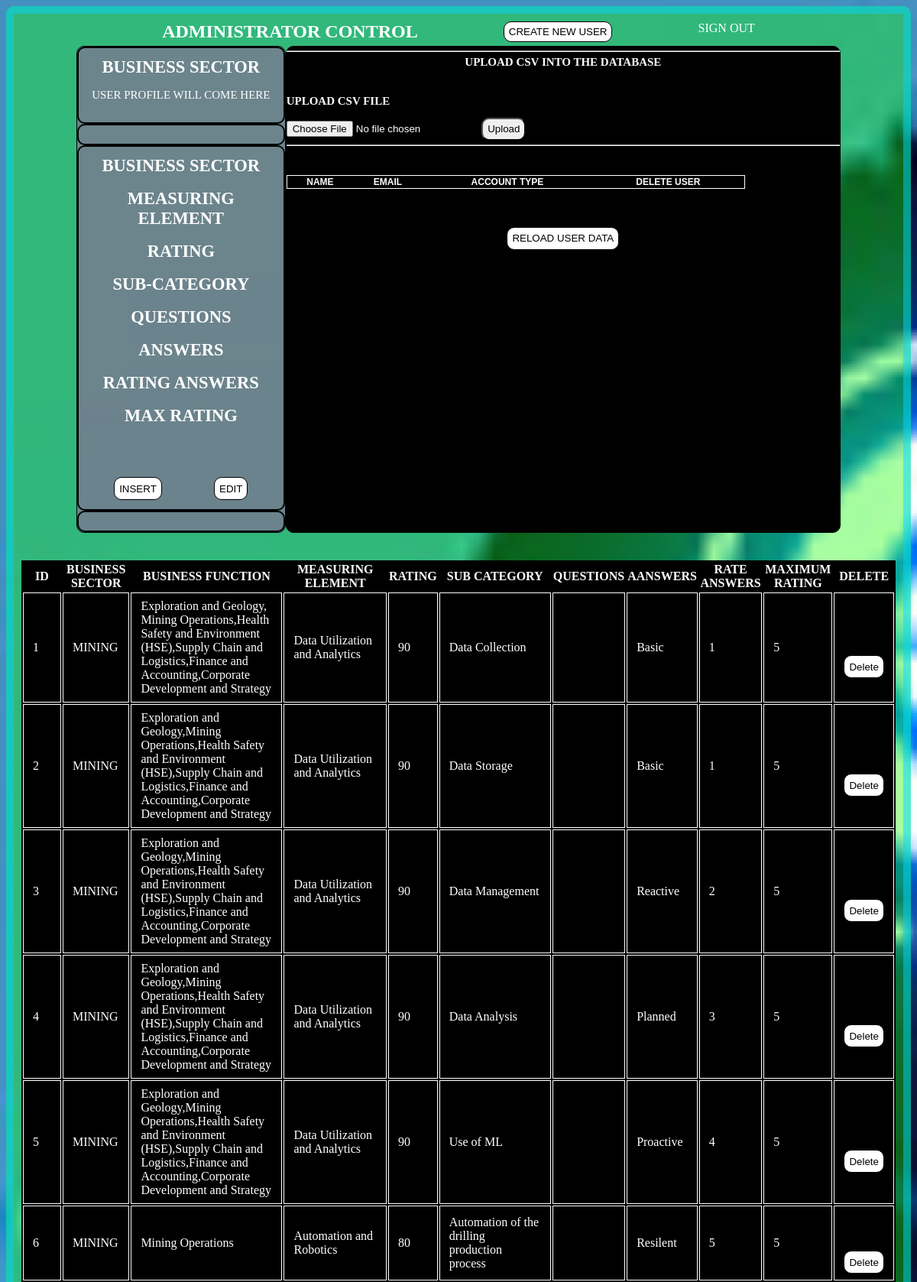
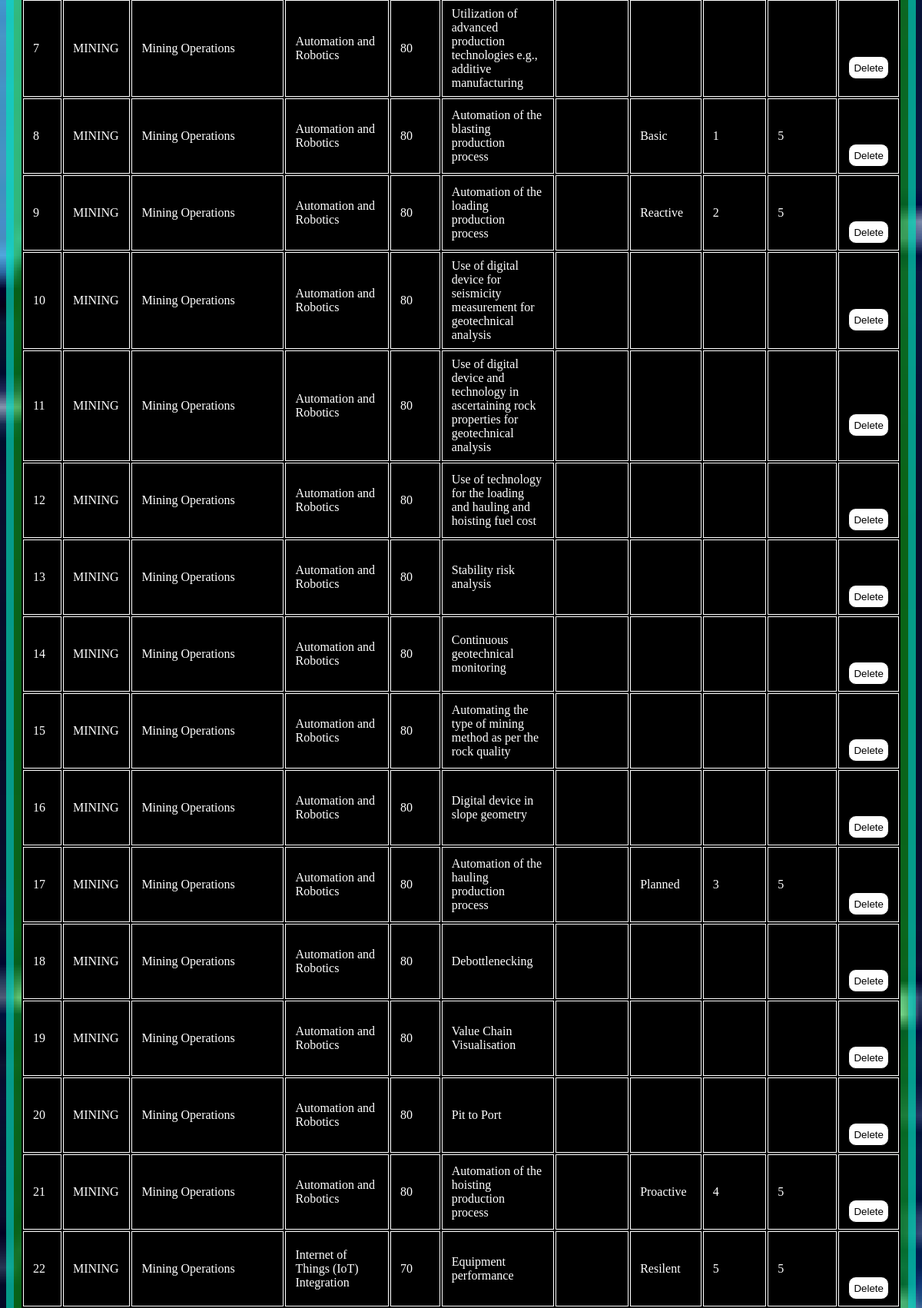
Screenshot of /view_combined_data (upper part) with the database file from the repository (2 pictures, top to bottom).
### tables this page shows
CREATE TABLE CombinedTable (
            id INTEGER PRIMARY KEY AUTOINCREMENT,
            BusinessSector TEXT,
            BusinessFunction TEXT,
            MeasuringElt TEXT,
            Rating INTEGER,
            SUbCategory TEXT,
            Questions TEXT,
            Answers TEXT,
            RateAnswer INTEGER,
            MaxRating INTEGER
        );

### app.py (the view)
@app.route('/view_combined_data', methods=['GET', 'POST'])
def view_combined_data():
    connection = sqlite3.connect('database.db')
    cursor = connection.cursor()
    cursor.execute('''
        SELECT id, BusinessSector, BusinessFunction, MeasuringElt, Rating, SUbCategory, Questions, Answers, RateAnswer, MaxRating
        FROM CombinedTable
    ''')
    combined_data = cursor.fetchall()
    connection.close()
    return render_template('administrator.html', combined_data=combined_data)

### templates/administrator.html (shortened to what this page needs)
<!DOCTYPE html>
<html lang="en">
<head>
    <link href="/static/css/style.css" rel="stylesheet">
</head>
<body x-data="AutomatedDigitalMaturity" x-cloak>
    <main class="container">
        <section>
            <div class="dashboard_main_admin">
                <h1 class="item">ADMINISTRATOR CONTROL</h1>
                <button x-on:click="openHome('Admin_Home_Page')" class="create_user" style="float: right;">CREATE NEW
                    USER</button>
                <a href="/logout" class="item" style="float: right;">SIGN OUT</a>
            </div>
        </section>
        <section x-cloak>
            <div class="dashboard_main_admin">
                <div class="dashboard_tabs">
                    <div class="box_for_the_dashboard_tabs">
                        <h1 class="item">BUSINESS SECTOR</h1>
                        <p>USER PROFILE WILL COME HERE</p>
                    </div>
                    <div class="box_for_the_dashboard_tabs">
                    </div>
                    <div class="box_for_the_dashboard_tabs">
                        <h1 class="item">BUSINESS SECTOR </h1><br>
                        <h1 class="item">MEASURING ELEMENT </h1><br>
                        <h1 class="item">RATING </h1><br>
                        <h1 class="item">SUB-CATEGORY </h1><br>
                        <h1 class="item">QUESTIONS </h1><br>
                        <h1 class="item">ANSWERS </h1><br>
                        <h1 class="item">RATING ANSWERS </h1><br>
                        <h1 class="item">MAX RATING </h1><br>
                        <div class="create_delete_update_buttons">
                            <button class="submit-btn" x-on:click="openHome('Create_Sub_Category')">INSERT</button>
                            <button class="submit-btn" x-on:click="openHome('Update_Sub_Category')">EDIT</button>
                        </div>
                    </div>
                    <div class="box_for_the_dashboard_tabs">
                    </div>
                </div>
                <div class="dashboard_computation">
                    <div x-show="Create_Business_Sector">
                        <hr>
                        <h1 class="item">UPLOAD CSV INTO THE DATABASE</h1><br><br>
                        <h1>UPLOAD CSV FILE</h1>
                        <form action="/" method="post" enctype="multipart/form-data">
                            <input type="file" name="file" accept=".csv">
                            <button type="submit" class="upload-btn">Upload</button>
                        </form>
                        <hr>
                        <br><br><br>
                        <div >
                            <table class="table_style_user">
                                <thead>
                                    <tr>
                                        <th>NAME</th>
                                        <th>EMAIL</th>
                                        <th>ACCOUNT TYPE</th>
                                        <th>DELETE USER</th>
                                    </tr>
                                </thead>
                            </table>
                            <form action="/view_all_user" method="post">
                                <button type="submit" class="submit-btn">RELOAD USER DATA</button>
                            </form>
                        </div>
                    </div>
                </div>
            </div>
        </section><br><br>
        <section>
            <div class="dashboard_main_admin_record" style="background-color: black;">
                <table >
                    <thead>
                        <tr>
                            <th>ID</th>
                            <th>BUSINESS SECTOR</th>
                            <th>BUSINESS FUNCTION</th>
                            <th>MEASURING ELEMENT</th>
                            <th>RATING</th>
                            <th>SUB CATEGORY</th>
                            <th>QUESTIONS</th>
                            <th>AANSWERS</th>
                            <th>RATE ANSWERS</th>
                            <th>MAXIMUM RATING</th>
                            <th>DELETE</th>
                        </tr>
                    </thead>
                    <tbody>
                        {% for row in combined_data %}
                        <tr>
                            <td>{{ row[0] }}</td>
                            <td>{{ row[1] }}</td>
                            <td>{{ row[2] }}</td>
                            <td>{{ row[3] }}</td>
                            <td>{{ row[4] }}</td>
                            <td>{{ row[5] }}</td>
                            <td>{{ row[6] }}</td>
                            <td>{{ row[7] }}</td>
                            <td>{{ row[8] }}</td>
                            <td>{{ row[9] }}</td>
                            <td>
                                <form action="/delete_combined_data" method="post">
                                    <button type="submit" class="submit-btn">Delete</button>
                                </form>
                            </td>
                        </tr>
                        {% endfor %}
                    </tbody>
                </table>
            </div>
        </section>
    </main>
</body>
</html>

### static/css/style.css (style rules this page uses)
body { background-image: url("/static/images/maturity.jpg"); background-size: cover; background-repeat: no-repeat; background-attachment: fixed; color: white; }
.container { width: auto; height: auto; border: 10px solid black; margin: px auto 0; border-radius: 10px; padding: 10px; border-color: rgba(0, 213, 255, 0.488); }
.item { text-align: center; color: white; margin: 0px auto; justify-content: center; align-items: center; text-decoration: none; }
.create_user { width: auto; cursor: pointer; transition: all 0.3s; border: 1px solid black; border-radius: 10px; background: white; display: flex; justify-content: center; align-items: center; }
.submit-btn { width: auto; height: 30px; cursor: pointer; transition: all 0.3s; border: 1px solid black; margin: 50px auto 0; border-radius: 10px; background: white; display: flex; justify-content: center; align-items: center; }
.upload-btn { width: auto; height: 30px; cursor: pointer; transition: all 0.3s; border-radius: 10px; }
.dashboard_main_admin { width: 1200px; height: auto; margin: 0px auto; display: flex; }
.dashboard_main_admin_record { width: 100%; height: auto; margin: 0px auto; display: flex; }
.dashboard_tabs { width: 400px; height: auto; float: left; text-align: center; font-size: 15px; border: 1px solid black; border-radius: 10px; margin-top: 5px; background-color: rgba(255, 0, 183, 0.284); }
.dashboard_computation { width: 800px; height: auto; border: 1px solid black; float: right; font-size: 10px; margin-top: 5px; background-color: black; border: 1px solid black; border-radius: 10px; }
.create_delete_update_buttons { display: flex; justify-content: center; align-items: center; }
.box_for_the_dashboard_tabs { border: 2px solid black; padding: 12px; border-radius: 10px; }
.table_style_user { border-collapse: collapse; border-spacing: 10px; width: 1200px; height: auto; text-align: center; vertical-align: middle; background-color: black; font-family: Arial, Helvetica, sans-serif; padding: 10px; box-shadow: 0 0 10px rgba(0, 0, 0, 0.1); justify-content: center; font-size: larger; }
.table_style_datase,.table_style_user, td, .table_style th { border: 1px solid white; padding: 8px 12px; }
@media (min-width: 500px) { .container { width: auto; background-color: orange; } }
@media (min-width: 500px) { .dashboard_main_admin { width: 500px; } }
@media (min-width: 500px) { .dashboard_tabs { width: 200px; } }
@media (min-width: 500px) { .dashboard_computation { width: 350px; } }
@media (min-width: 768px) { .container { width: auto; background-color: green; } }
@media (min-width: 768px) { .dashboard_main_admin { width: 768px; } }
@media (min-width: 768px) { .dashboard_tabs { width: 300px; } }
@media (min-width: 768px) { .dashboard_computation { width: 468px; } }
@media (min-width: 950px) { .container { width: auto; background-color: rgba(17, 255, 0, 0.359); } }
@media (min-width: 950px) { .dashboard_main_admin { width: 1000px; } }
@media (min-width: 950px) { .dashboard_tabs { width: 300px; } }
@media (min-width: 950px) { .dashboard_computation { width: 800px; } }
@media (min-width: 950px) { .table_style_user { width: 600px; } }

### rows the page displays
CombinedTable: id "1", BusinessSector "MINING", BusinessFunction "Exploration and Geology, Mining Operations,Health Safety and Environment (HSE),Supply Chain and Logistics,Finance and Accounting,Corporate Development and Strategy", MeasuringElt "Data Utilization and Analytics", Rating "90", SUbCategory "Data Collection", Answers "Basic", RateAnswer "1", MaxRating "5"
CombinedTable: id "2", BusinessSector "MINING", BusinessFunction "Exploration and Geology,Mining Operations,Health Safety and Environment (HSE),Supply Chain and Logistics,Finance and Accounting,Corporate Development and Strategy", MeasuringElt "Data Utilization and Analytics", Rating "90", SUbCategory "Data Storage", Answers "Basic", RateAnswer "1", MaxRating "5"
CombinedTable: id "3", BusinessSector "MINING", BusinessFunction "Exploration and Geology,Mining Operations,Health Safety and Environment (HSE),Supply Chain and Logistics,Finance and Accounting,Corporate Development and Strategy", MeasuringElt "Data Utilization and Analytics", Rating "90", SUbCategory "Data Management", Answers "Reactive", RateAnswer "2", MaxRating "5"
CombinedTable: id "4", BusinessSector "MINING", BusinessFunction "Exploration and Geology,Mining Operations,Health Safety and Environment (HSE),Supply Chain and Logistics,Finance and Accounting,Corporate Development and Strategy", MeasuringElt "Data Utilization and Analytics", Rating "90", SUbCategory "Data Analysis", Answers "Planned", RateAnswer "3", MaxRating "5"
CombinedTable: id "5", BusinessSector "MINING", BusinessFunction "Exploration and Geology,Mining Operations,Health Safety and Environment (HSE),Supply Chain and Logistics,Finance and Accounting,Corporate Development and Strategy", MeasuringElt "Data Utilization and Analytics", Rating "90", SUbCategory "Use of ML", Answers "Proactive", RateAnswer "4", MaxRating "5"
CombinedTable: id "6", BusinessSector "MINING", BusinessFunction "Mining Operations", MeasuringElt "Automation and Robotics", Rating "80", SUbCategory "Automation of the drilling production process", Answers "Resilent", RateAnswer "5", MaxRating "5"
CombinedTable: id "7", BusinessSector "MINING", BusinessFunction "Mining Operations", MeasuringElt "Automation and Robotics", Rating "80", SUbCategory "Utilization of advanced production technologies e.g., additive manufacturing"
CombinedTable: id "8", BusinessSector "MINING", BusinessFunction "Mining Operations", MeasuringElt "Automation and Robotics", Rating "80", SUbCategory "Automation of the blasting production process", Answers "Basic", RateAnswer "1", MaxRating "5"
CombinedTable: id "9", BusinessSector "MINING", BusinessFunction "Mining Operations", MeasuringElt "Automation and Robotics", Rating "80", SUbCategory "Automation of the loading production process", Answers "Reactive", RateAnswer "2", MaxRating "5"
CombinedTable: id "10", BusinessSector "MINING", BusinessFunction "Mining Operations", MeasuringElt "Automation and Robotics", Rating "80", SUbCategory "Use of digital device for seismicity measurement for geotechnical analysis"
CombinedTable: id "11", BusinessSector "MINING", BusinessFunction "Mining Operations", MeasuringElt "Automation and Robotics", Rating "80", SUbCategory "Use of digital device and technology in ascertaining rock properties for geotechnical analysis"
CombinedTable: id "12", BusinessSector "MINING", BusinessFunction "Mining Operations", MeasuringElt "Automation and Robotics", Rating "80", SUbCategory "Use of technology for the loading and hauling and hoisting fuel cost"
CombinedTable: id "13", BusinessSector "MINING", BusinessFunction "Mining Operations", MeasuringElt "Automation and Robotics", Rating "80", SUbCategory "Stability risk analysis"
CombinedTable: id "14", BusinessSector "MINING", BusinessFunction "Mining Operations", MeasuringElt "Automation and Robotics", Rating "80", SUbCategory "Continuous geotechnical monitoring"
CombinedTable: id "15", BusinessSector "MINING", BusinessFunction "Mining Operations", MeasuringElt "Automation and Robotics", Rating "80", SUbCategory "Automating the type of mining method as per the rock quality"
CombinedTable: id "16", BusinessSector "MINING", BusinessFunction "Mining Operations", MeasuringElt "Automation and Robotics", Rating "80", SUbCategory "Digital device in slope geometry"
CombinedTable: id "17", BusinessSector "MINING", BusinessFunction "Mining Operations", MeasuringElt "Automation and Robotics", Rating "80", SUbCategory "Automation of the hauling production process", Answers "Planned", RateAnswer "3", MaxRating "5"
CombinedTable: id "18", BusinessSector "MINING", BusinessFunction "Mining Operations", MeasuringElt "Automation and Robotics", Rating "80", SUbCategory "Debottlenecking"
CombinedTable: id "19", BusinessSector "MINING", BusinessFunction "Mining Operations", MeasuringElt "Automation and Robotics", Rating "80", SUbCategory "Value Chain Visualisation"
CombinedTable: id "20", BusinessSector "MINING", BusinessFunction "Mining Operations", MeasuringElt "Automation and Robotics", Rating "80", SUbCategory "Pit to Port"
CombinedTable: id "21", BusinessSector "MINING", BusinessFunction "Mining Operations", MeasuringElt "Automation and Robotics", Rating "80", SUbCategory "Automation of the hoisting production process", Answers "Proactive", RateAnswer "4", MaxRating "5"
CombinedTable: id "22", BusinessSector "MINING", BusinessFunction "Mining Operations", MeasuringElt "Internet of Things (IoT) Integration", Rating "70", SUbCategory "Equipment performance", Answers "Resilent", RateAnswer "5", MaxRating "5"
